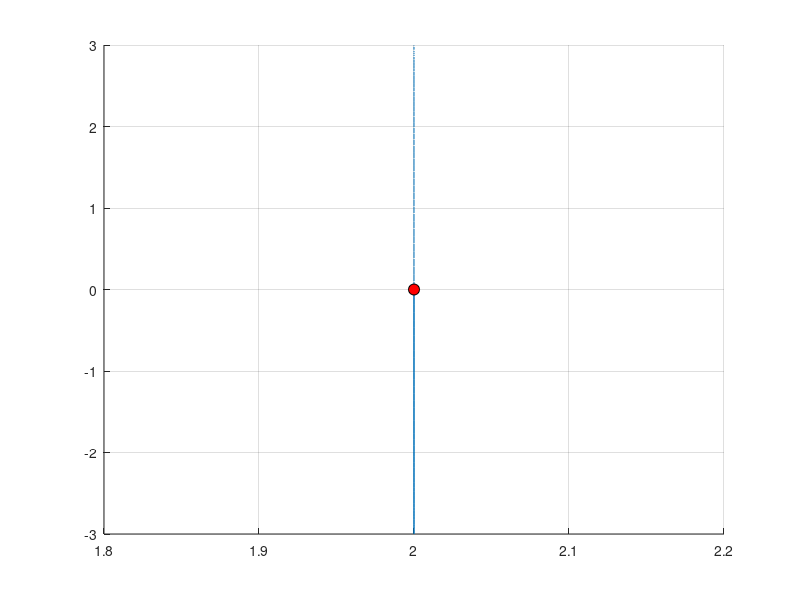

This chart was generated by the following MATLAB code:
clc
clf
clear

t = 0:0.01*pi:2*pi;
x = 2;
y = 3*sin(t);
z = 5*cos(t);
k = ones(size(y));
x = x*k;
hold on, grid on
plot3(x, y, z)
t1 = plot3(x(1), y(1), z(1), 'ko', 'MarkerSize', 8, 'MarkerFaceColor', 'r');